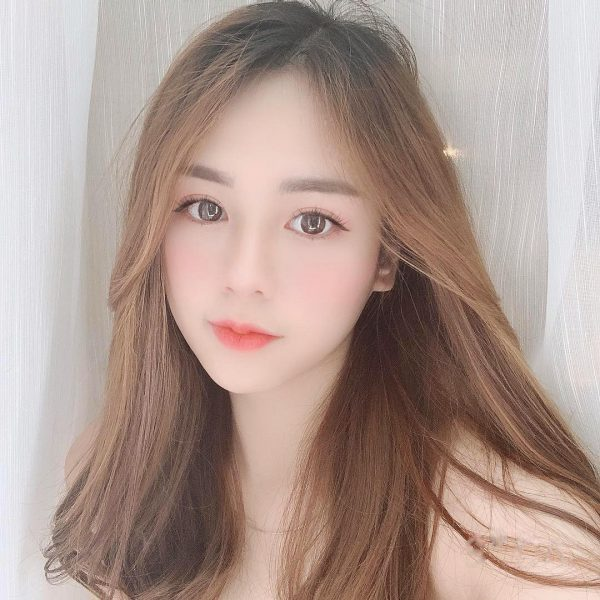
#> input picture test/girl1.jpg, 600 x 600 px
$ python testopencv.py
#> lines starting #> are read from the running program, lines starting #| are printed output that depends on the picture
import cv2 as cv
import numpy as np

img_gray = cv.imread("girl1.jpg", cv.IMREAD_GRAYSCALE)
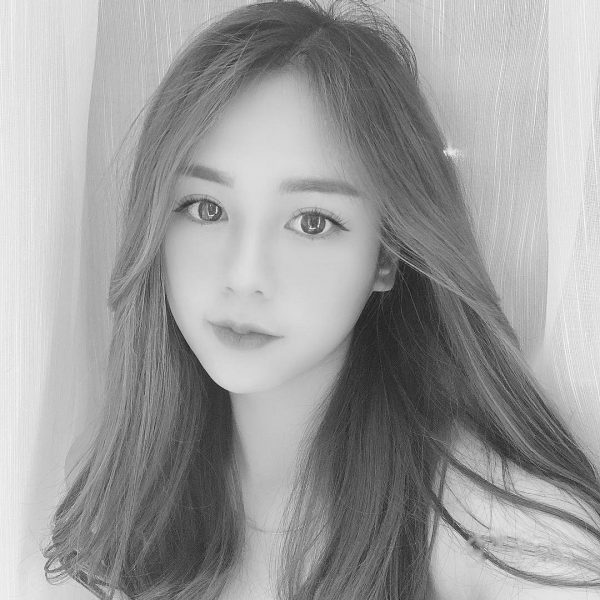
#> img_gray: shape (600, 600); min 24, max 253, mean 157.9
image = cv.imread("girl1.jpg")
#> image is the input picture: shape (600, 600, 3); mean B, G, R 144.4, 152.6, 173.7
cv.imshow("Girl Color", image)
cv.imshow("Girl Gray", img_gray)

b, g, r = image[100, 100]
#> b = 178; g = 182; r = 187
print(b, g, r)
#| 178 182 187
print(img_gray.shape)
#| (600, 600)

cv.waitKey(0)
cv.destroyAllWindows()
cv.imwrite("girl_gray.jpg", img_gray)

$ run again, with test/girl2.jpg copied over test/girl1.jpg
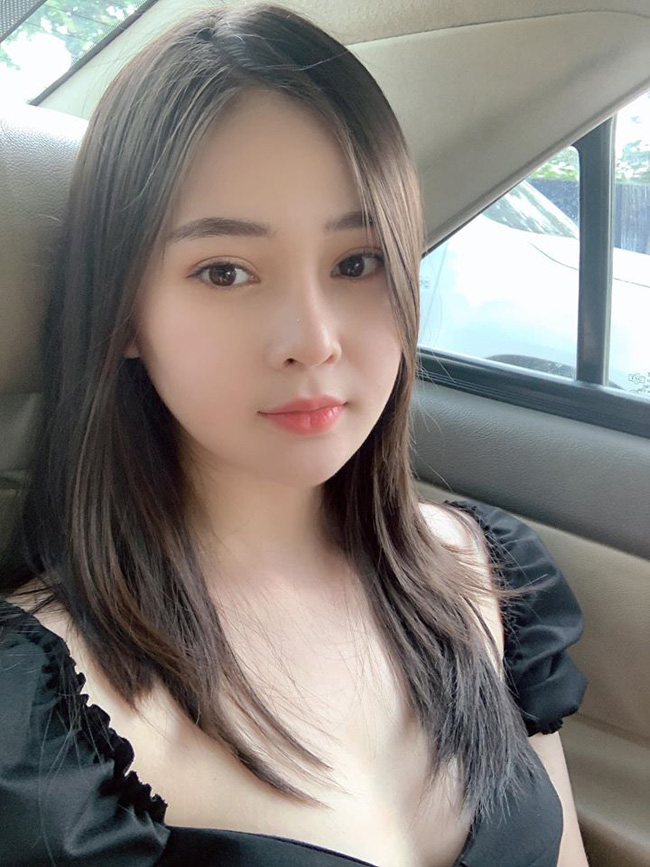
#> input picture test/girl2.jpg, 650 x 867 px
#> `img_gray = cv.imread("girl1.jpg", cv.IMREAD_GRAYSCALE)`:
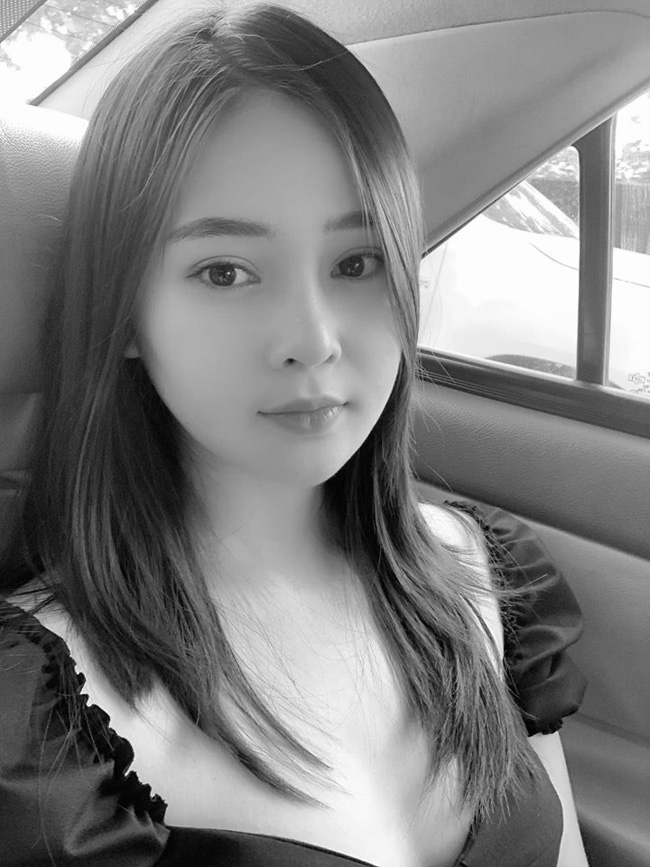
#> img_gray: shape (867, 650); min 0, max 255, mean 127.6
#> image is the input picture: shape (867, 650, 3); mean B, G, R 121.9, 126.5, 132.1
#> b = 158; g = 177; r = 160
#| 158 177 160
#| (867, 650)
